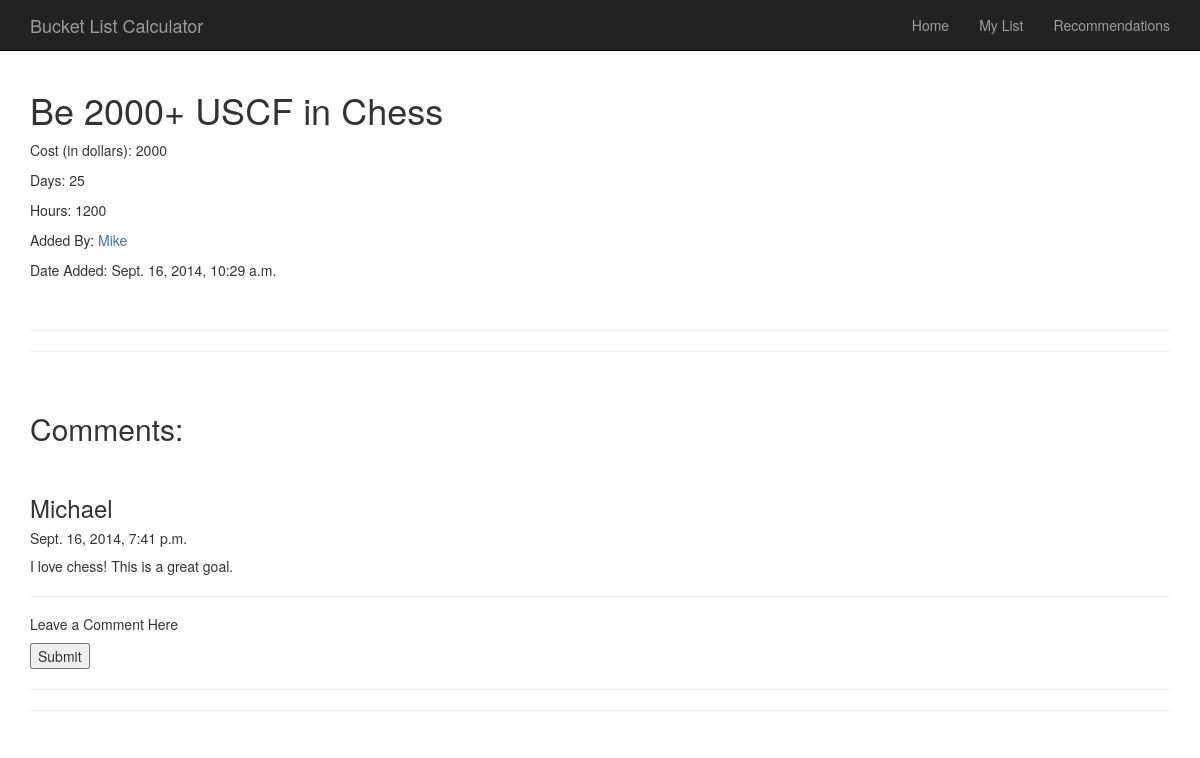
The app's page /bucketlist/item/2/ (signed in) with its own data.
### BucketList/models.py (models this page shows, shortened)
class BucketListItem(models.Model):
    text = models.CharField(max_length = 200)
    pub_by = models.ForeignKey(User,editable = False)
    pub_date = models.DateTimeField(editable=False)
    goal_type = models.CharField(choices = CHOICES, max_length = 200)
    cost = models.IntegerField(max_length = 20)
    time = models.IntegerField(max_length = 20)
    hours = models.IntegerField(max_length = 20)
    crossed_off = models.BooleanField(editable = False)
    how_many_items = models.IntegerField(editable = False, default = 1)
    def __unicode__(self):
        return self.text
    def recently_added(self):
        return self.pub_date >= timezone.now() - datetime.timedelta(days = 1)
    recently_added.boolean = True

class Comment(models.Model):
    created = models.DateTimeField(editable =False)
    author = models.CharField(max_length = 100, editable = False)
    body = models.TextField()
    item = models.ForeignKey(BucketListItem)

### BucketList/views.py (the view)
# urls.py: url(r'^item/(?P<id>\w+)/', views.index_items, name = 'index items'),
@login_required
def index_items(request, id):
    item = BucketListItem.objects.get(pk = id)
    current_user = UserProfile.objects.get(pk = request.user.id)
    comments = Comment.objects.filter(item = item)
    if request.POST:
        form = CommentForm(request.POST)
        if form.is_valid():
            body = form.cleaned_data['body']
            my_model = form.save(commit = False)
            my_model.created = timezone.now()
            my_model.author = current_user.user
            my_model.item = item
            my_model.body = body
            my_model.save()
            form = CommentForm()
    else:
        form = CommentForm()
    context = {'item': item,
                      'id': id,
                      'comments': comments,
                      'form': form,
                      }
    return render(request, 'BucketList/index_items.html', context)

### BucketList/templates/BucketList/index_items.html (shortened to what this page needs)
{% extends 'base.html' %}
{% block content %}
{% if item %}
    {% if item.crossed_off %}
        <h1 style="text-decoration: line-through;">{{item}}</h1>
    {% else %}
        <h1>{{item}}</h1>
    {% endif %}
        <p>Cost (in dollars):   {{item.cost}}</p>
        <p>Days:   {{item.time}}</p>
        <p>Hours: {{item.hours}}</p>
        <p>Added By:   <a href='/bucketlist/userstats/{{item.pub_by}}/'>{{item.pub_by}}</a></p>
        {% load avatar_tags %}
        <p>Date Added:   {{item.pub_date}}</p>
        <br>
        <hr>
        <hr>
        <br>
        <h2>Comments:</h2>
        <br>
        {% if comments %}
            {% for comment in comments %}
                <div>
                    <h3>{{comment.author}}</h3>
                    <h5>{{comment.created}}</h3>
                    <p>{{comment.body}}</h3>
                </div>
                <hr>
            {% endfor %}
        {% else %}
            <p>There are no comments yet.  Be the first to add one!</p>
        {% endif %}
        <h5>Leave a Comment Here</h5>
        <form action="/bucketlist/item/{{id}}/" method = "post">
            <input type = "submit" value = "Submit">
        </form>
{% else %}
    <p>There seems to have been an error.</p>
{% endif %}
{% endblock content %}

### templates/base.html (style rules this page uses)
body { padding-top: 70px; }

### records on screen
BucketListItem: text "Be 2000+ USCF in Chess", cost "2000", time "25", hours "1200", pub_by "Mike", pub_date "Sept. 16, 2014, 10:29 a.m."
Comment: author "Michael", created "Sept. 16, 2014, 7:41 p.m.", body "I love chess! This is a great goal."
